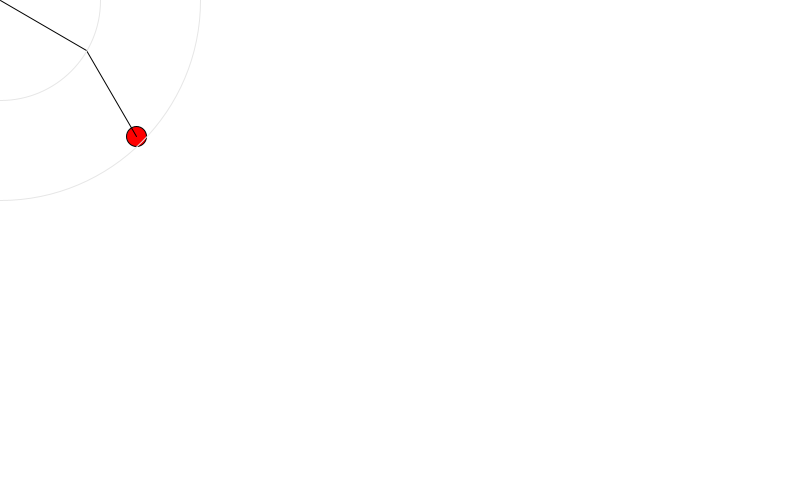
Frame 1 (no input)
Frame 60 (the mouse pressed at the canvas centre just before this capture): identical to frame 1, image omitted
Frame 120 (the mouse held since frame 60 and released just before this capture): identical to frame 1, image omitted

The Processing sketch that drew this single still picture (run headless with seeded random() and noise(); from frame 60 on, the mouse is pressed at the canvas centre):

// Processing sketch: RoboticArmSimulation
// ── RoboticArmSimulation.pde
Query myQuery1;
MyLine myLine1;
MyLine myLine2;

// constants
float line1Length = 100; //<>//
float line2Length = 100; //<>//
float line1InitialAngle = PI/6;
float line2InitialAngle = PI/3;
float radius = line1Length + line2Length;

Boolean isDragging;
int dragX;
int dragY;
 
void setup()
{
  size(800, 500);
  smooth();
  //fullScreen();
  myLine1 = new MyLine(0,0,line1InitialAngle,line1Length); //<>//
  myLine2 = new MyLine(line1Length*cos(line1InitialAngle) + line2Length*cos(line2InitialAngle),line1Length*sin(line1InitialAngle) + line2Length*sin(line2InitialAngle),line2InitialAngle-PI,line2Length);
  //myLine1.theta = atan(  ( (height/5.0) -myLine1.y1 )   /    ( (width/2.0) -myLine1.x1 )      ); //<>//
  //myLine1.theta = atan(  ( myQuery1.qy -myLine1.y1 )   /    ( myQuery1.qx -myLine1.x1 )      ); //<>//
  //myLine2.theta = atan(  ( myQuery1.qy -myLine1.y1 )   /    ( myQuery1.qx -myLine1.x1 )      );
  myQuery1 = new Query(color(255,0,0),line1Length*cos(line1InitialAngle) + line2Length*cos(line2InitialAngle),line1Length*sin(line1InitialAngle) + line2Length*sin(line2InitialAngle),10,10);
}

void draw()
{
    myQuery1.display();
    myLine1.display();
    myLine2.display();
    stroke(230);
    noFill();
    ellipse(0,0,2*radius, 2*radius);
    ellipse(0,0,2*line1Length,2*line1Length);
}
 
class Query {
  color qc;
  float qx;
  float qy;
  int dQx;
  int dQy;
 
  Query(color tempQc, float tempQx, float tempQy,int tempdQx, int tempdQy) {
    qc = tempQc;
   qx = tempQx;
   qy = tempQy;
   dQx = tempdQx;
   dQy = tempdQy;
  }
 
  void display() {
    background(255);
    stroke(0);
    fill(qc);
    //rectMode(RADIUS);
    //rect(qx,qy,dQx,dQy);
    ellipse(qx,qy,20,20);
    //line(0,0,qx,qy);
    fill(qc);
  }
  boolean inQuery(int x, int y){
    //changed to x > qx-dQx and y > qy-dQy
    
    if((x > qx-dQx) & x < (qx+dQx)){
      if((y > qy-dQy)  & y < (qy+dQy)){
        
        return true;
      }
    }
    return false;
  }
}  

class MyLine {
  float x1; //co-ordinates for the starting point of the line
  float y1;
  float len; // the length of the line
  float theta; // describes the slope of the line. (Counted anti-clockwise starting from the positive X-axis.)
  
  MyLine(float X1, float Y1, float tempTheta, float tempLength) {
    x1 = X1;
    y1 = Y1;
    theta = tempTheta; // Multiply the theta with -1 since the y-axis of the co-ordinate system of processing is inverted.
    len = tempLength;
  }
  
  void display() {
    line(x1,y1,len*cos(theta)+x1,len*sin(theta)+y1);
  }
}

void mousePressed(){
  println("pressed");
  if (myQuery1.inQuery(mouseX, mouseY)){
    isDragging = true;
    dragX = (int)myQuery1.qx - mouseX;
    dragY = (int)myQuery1.qy - mouseY;
    
  }else{
    print("not in box");
    isDragging = false;
  }
}

void mouseReleased(){
  isDragging = false;
}

void mouseDragged(){
  //println("dragging");
  if(isDragging){
    myQuery1.qx = mouseX + dragX;
    myQuery1.qy = mouseY + dragY;
    float distance_query = sqrt(pow(myQuery1.qx,2) + pow(myQuery1.qy,2));
    myQuery1.qx = (distance_query > radius)?(radius * myQuery1.qx)/distance_query:myQuery1.qx;
    myQuery1.qy = (distance_query > radius)?(radius * myQuery1.qy)/distance_query:myQuery1.qy; // todo
    //float value_x = (radius * myQuery1.qx)/sqrt(1+ pow(myQuery1.qy,2));
    //float value_y = (radius * myQuery1.qy) / sqrt(1+ pow(myQuery1.qy,2));
    myLine1.x1 = 0; // not needed
    myLine1.y1 = 0; // not needed
    myLine1.theta = atan(  ( (mouseY+dragY) -myLine1.y1 )   /    ( (mouseX+dragX) -myLine1.x1 )      );
    float phi2 = getPhi2(line1Length, line2Length, myQuery1.qx, myQuery1.qy);
    float phi1 = getPhi1(line1Length, line2Length, phi2);
    //myLine2.theta = -PI - (PI/4) + getTheta2(phi2, myQuery1.qx, myQuery1.qy);  //This works with some accuracy.
    myLine2.theta = PI - PI/4 + getTheta2(phi2, myQuery1.qx, myQuery1.qy);
    myLine1.theta = (PI/4) +getTheta1(phi1, myQuery1.qx, myQuery1.qy);
    //myLine2.theta = PI/6;
    myLine2.x1 = myQuery1.qx;
    myLine2.y1 = myQuery1.qy;
    println("Theta1="+myLine1.theta*180/PI+" Theta2="+myLine2.theta*180/PI+" Phi1="+phi1*180/PI+" Phi2="+phi2*180/PI);
  }
}

float getPhi2(float A, float B, float x2, float y2) { //A is length of line1. B is length of line2. x2 and y2 are the co0ordinates of the tip of the arm.
  float R = sqrt(pow(x2,2) + pow(y2,2));
  //float phi1 = atan(y2/x2) + atan(y1/x1);
  //float k1 = pow(A,2)*B*R*tan(phi1);
  //float k2 = pow(A,2)*tan(phi1);
  //float a = pow(k2,2) + pow(B,4);
  //float b = -2 * k1 * pow(B,2);
  //float c = pow(k1,2) - pow(k2,2);
  //float phi2_plus = asin(     (-b+sqrt(pow(b,2)-4*a*c)) / (2*a)    );
  //float phi2_minus = asin(     (-b-sqrt(pow(b,2)-4*a*c)) / (2*a)    );
  //float theta2_plus = phi2_plus + atan(y2/x2);
  //float theta2_minus = phi2_minus + atan(y2/x2);
  
  float phi2 = acos(  (pow(R,2) - pow(B,2) - pow(A,2) ) /  (2*R*B)  );
  //float theta2 = phi2 + atan(y2/x2);
  
  
  return phi2;
}

float getTheta2(float phi2, float x2, float y2) {
  float theta2 = phi2 + atan(y2/x2);
  return theta2;
}

float getPhi1(float A, float B, float phi2) {
  float phi1;
  if(phi2*180/PI<90) {
    phi1 = asin(B*sin(phi2)/A);
  }
  else {
    phi1 = asin(B*sin(phi2)/A);
    phi1 = PI-phi1;
  }
  return phi1;
}

float getTheta1(float phi1, float x2, float y2) {
  float theta1 = atan(y2/x2) - phi1;
  return theta1;
}
